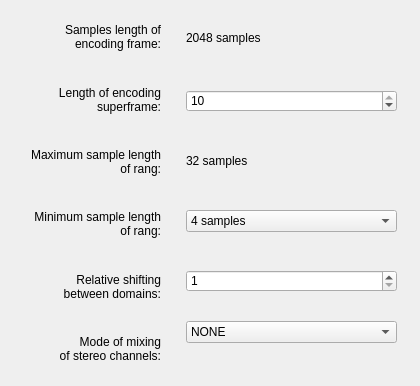
<?xml version="1.0" encoding="UTF-8"?>
<ui version="4.0">
 <class>EncodingOptionsExperementalWidget</class>
 <widget class="QWidget" name="EncodingOptionsExperementalWidget">
  <property name="geometry">
   <rect>
    <x>0</x>
    <y>0</y>
    <width>420</width>
    <height>386</height>
   </rect>
  </property>
  <property name="sizePolicy">
   <sizepolicy hsizetype="Preferred" vsizetype="Preferred">
    <horstretch>0</horstretch>
    <verstretch>0</verstretch>
   </sizepolicy>
  </property>
  <property name="minimumSize">
   <size>
    <width>400</width>
    <height>386</height>
   </size>
  </property>
  <property name="windowTitle">
   <string>Form</string>
  </property>
  <layout class="QHBoxLayout" name="horizontalLayout">
   <property name="leftMargin">
    <number>0</number>
   </property>
   <property name="topMargin">
    <number>0</number>
   </property>
   <property name="rightMargin">
    <number>0</number>
   </property>
   <property name="bottomMargin">
    <number>0</number>
   </property>
   <item>
    <widget class="QWidget" name="widget" native="true">
     <property name="minimumSize">
      <size>
       <width>170</width>
       <height>0</height>
      </size>
     </property>
     <property name="maximumSize">
      <size>
       <width>170</width>
       <height>16777215</height>
      </size>
     </property>
     <layout class="QVBoxLayout" name="verticalLayout">
      <item>
       <widget class="QLabel" name="label">
        <property name="text">
         <string>Samples length of 
encoding frame:</string>
        </property>
        <property name="alignment">
         <set>Qt::AlignRight|Qt::AlignTrailing|Qt::AlignVCenter</set>
        </property>
       </widget>
      </item>
      <item>
       <widget class="QLabel" name="label_2">
        <property name="layoutDirection">
         <enum>Qt::LeftToRight</enum>
        </property>
        <property name="text">
         <string>Length of encoding 
superframe:</string>
        </property>
        <property name="alignment">
         <set>Qt::AlignRight|Qt::AlignTrailing|Qt::AlignVCenter</set>
        </property>
       </widget>
      </item>
      <item>
       <widget class="QLabel" name="label_3">
        <property name="text">
         <string>Maximum sample length 
of rang:</string>
        </property>
        <property name="alignment">
         <set>Qt::AlignRight|Qt::AlignTrailing|Qt::AlignVCenter</set>
        </property>
       </widget>
      </item>
      <item>
       <widget class="QLabel" name="label_4">
        <property name="text">
         <string>Minimum sample length 
of rang:</string>
        </property>
        <property name="alignment">
         <set>Qt::AlignRight|Qt::AlignTrailing|Qt::AlignVCenter</set>
        </property>
       </widget>
      </item>
      <item>
       <widget class="QLabel" name="label_5">
        <property name="text">
         <string>Relative shifting 
between domains:</string>
        </property>
        <property name="alignment">
         <set>Qt::AlignRight|Qt::AlignTrailing|Qt::AlignVCenter</set>
        </property>
       </widget>
      </item>
      <item>
       <widget class="QLabel" name="label_6">
        <property name="text">
         <string>Mode of mixing 
of stereo channels:</string>
        </property>
        <property name="alignment">
         <set>Qt::AlignRight|Qt::AlignTrailing|Qt::AlignVCenter</set>
        </property>
       </widget>
      </item>
     </layout>
    </widget>
   </item>
   <item>
    <widget class="QWidget" name="widget_3" native="true">
     <widget class="QLabel" name="label_7">
      <property name="geometry">
       <rect>
        <x>10</x>
        <y>30</y>
        <width>91</width>
        <height>16</height>
       </rect>
      </property>
      <property name="text">
       <string>2048 samples</string>
      </property>
     </widget>
     <widget class="QSpinBox" name="superFrameLengthspinBox">
      <property name="geometry">
       <rect>
        <x>10</x>
        <y>90</y>
        <width>211</width>
        <height>22</height>
       </rect>
      </property>
      <property name="minimum">
       <number>1</number>
      </property>
      <property name="maximum">
       <number>10</number>
      </property>
      <property name="value">
       <number>10</number>
      </property>
     </widget>
     <widget class="QLabel" name="label_8">
      <property name="geometry">
       <rect>
        <x>10</x>
        <y>150</y>
        <width>131</width>
        <height>21</height>
       </rect>
      </property>
      <property name="text">
       <string>32 samples</string>
      </property>
     </widget>
     <widget class="QComboBox" name="minSampleLengthRangcomboBox">
      <property name="geometry">
       <rect>
        <x>10</x>
        <y>210</y>
        <width>211</width>
        <height>22</height>
       </rect>
      </property>
      <property name="currentIndex">
       <number>3</number>
      </property>
      <item>
       <property name="text">
        <string>32 samples</string>
       </property>
      </item>
      <item>
       <property name="text">
        <string>16 samples</string>
       </property>
      </item>
      <item>
       <property name="text">
        <string>8 samples</string>
       </property>
      </item>
      <item>
       <property name="text">
        <string>4 samples</string>
       </property>
      </item>
     </widget>
     <widget class="QSpinBox" name="realtiveDomainShiftspinBox">
      <property name="geometry">
       <rect>
        <x>10</x>
        <y>270</y>
        <width>211</width>
        <height>22</height>
       </rect>
      </property>
      <property name="minimum">
       <number>1</number>
      </property>
      <property name="maximum">
       <number>2</number>
      </property>
     </widget>
     <widget class="QComboBox" name="mixingChannelModecomboBox">
      <property name="geometry">
       <rect>
        <x>10</x>
        <y>321</y>
        <width>211</width>
        <height>22</height>
       </rect>
      </property>
      <item>
       <property name="text">
        <string>NONE</string>
       </property>
      </item>
      <item>
       <property name="text">
        <string>MID</string>
       </property>
      </item>
      <item>
       <property name="text">
        <string>SIDE</string>
       </property>
      </item>
     </widget>
    </widget>
   </item>
  </layout>
 </widget>
 <resources/>
 <connections/>
</ui>
